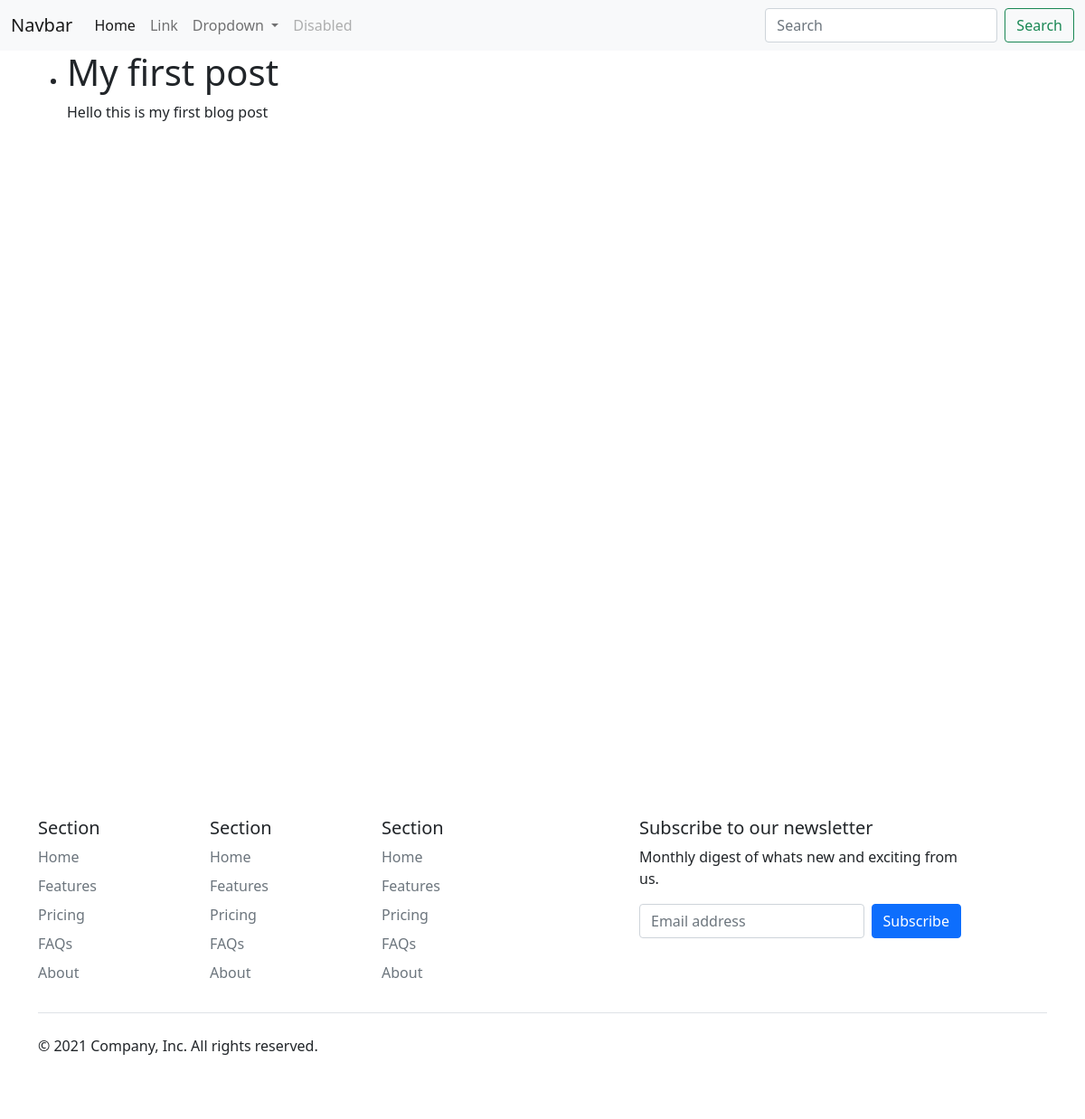
/blog/, run on an earlier commit of the app's database.
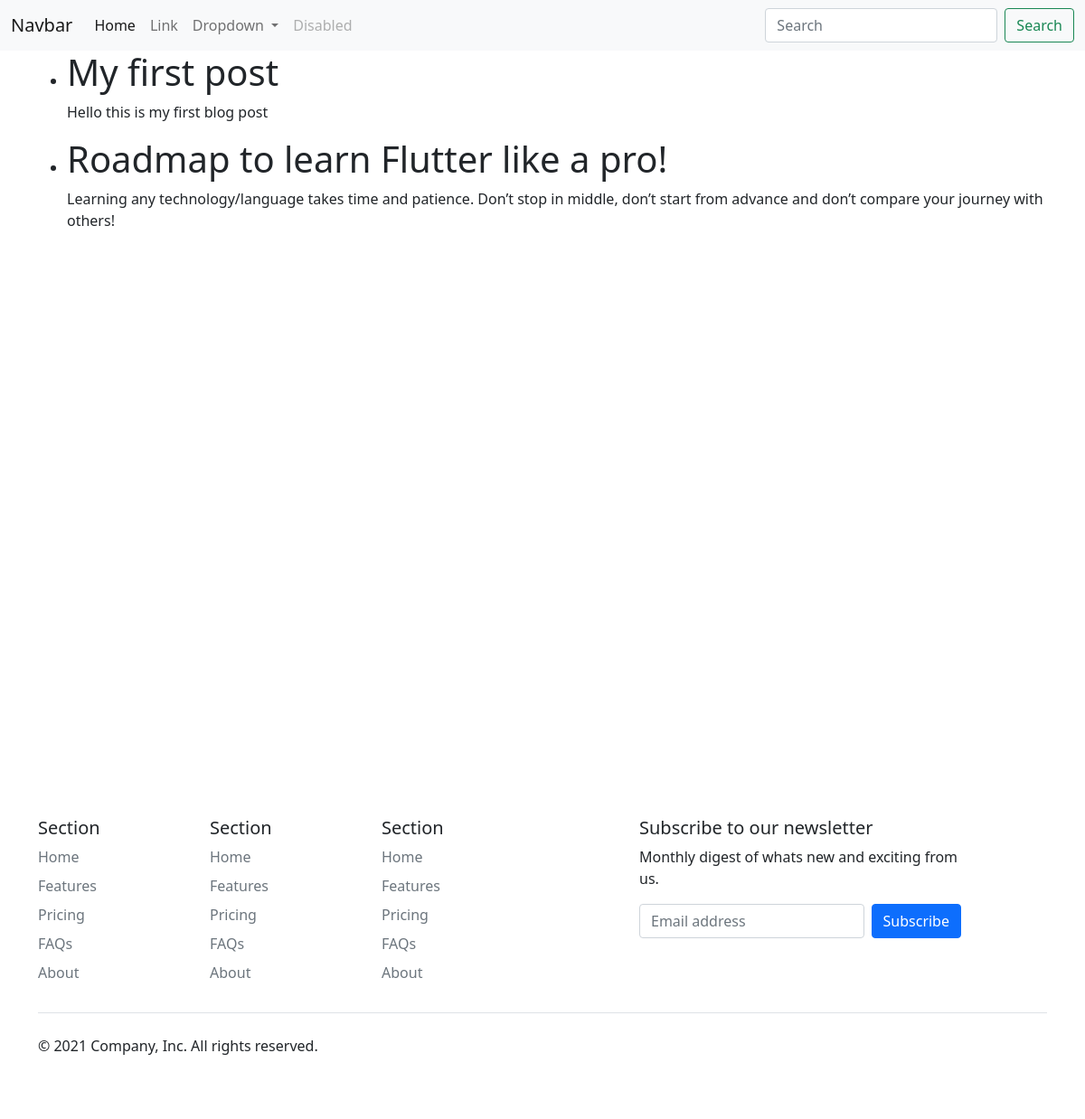
And on a later commit of the database.
### blogApp/models.py (models this page shows, shortened)
class BlogPost(models.Model):
    author_name = models.CharField(max_length=100)
    upload_time = models.DateTimeField(auto_now_add=True)
    post_text = models.TextField()
    post_title = models.CharField(max_length=100,unique=True)

### blogApp/views.py (the view)
# urls.py: path('blog/',views.blog,name="blog"),
def blog(req):
    context_list = models.BlogPost.objects.order_by('upload_time')
    return render(req,'BlogView.html',context={'data':context_list})

### templates/BlogView.html
{% extends 'base.html' %}
{% block body_html %}
{% if data %}
<ul>
    {% for blog in data %}
    <li><h1>{{ blog.post_title }}</h1>
    <p>{{blog.post_text}}</p>
    </li>
    {% endfor %}
</ul>
{% else %}
<strong>There are no categories present.</strong>
{% endif %}
{% endblock body_html %}

What changed in the data, as far as the page shows it:
added BlogPost: post_title "Roadmap to learn Flutter like a pro!", post_text "Learning any technology/language takes time and patience. Don’t stop in middle, don’t start from advance and don’t compare your journey with others!"
